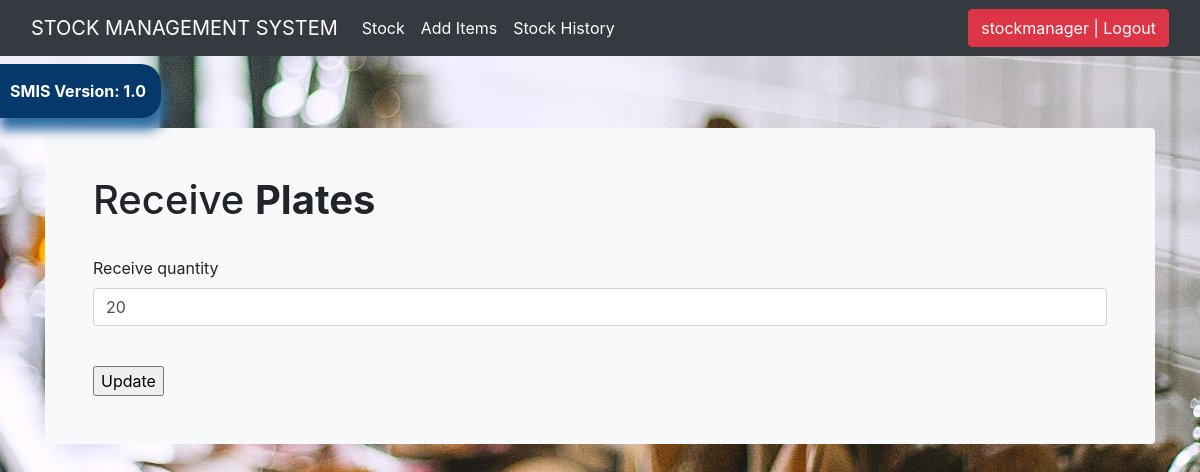
Before: /receive_item/1/ (signed in) with the older database file.
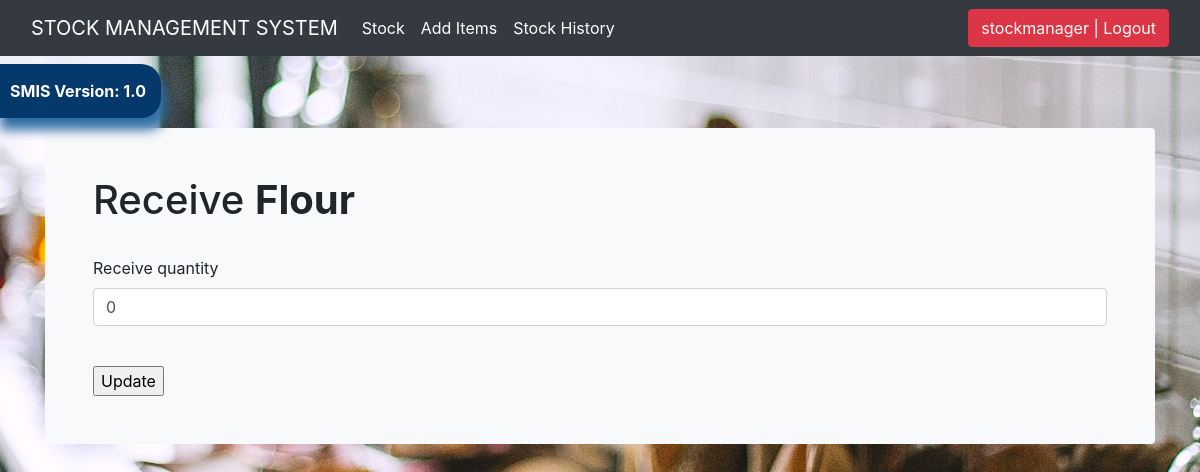
After: the same page with the newer database file.
### stockmgmt/models.py (models this page shows, shortened)
class Stock(models.Model):
    category = models.ForeignKey(
        Category, max_length=50, null=True, on_delete=models.CASCADE)
    item_name = models.CharField(max_length=50, null=True)
    quantity = models.IntegerField(default='0', null=True)
    receive_quantity = models.IntegerField(
        default='0', blank=True, null=True)
    receive_by = models.CharField(max_length=50, blank=True, null=True)
    issue_quantity = models.IntegerField(
        default='0', blank=True, null=True)
    issue_by = models.CharField(max_length=50, blank=True, null=True)
    issue_to = models.CharField(max_length=50, blank=True, null=True)
    phone_number = models.CharField(max_length=50, blank=True, null=True)
    created_by = models.CharField(max_length=50, blank=True, null=True)
    reorder_level = models.IntegerField(default='0', blank=True, null=True)
    timestamp = models.DateTimeField(auto_now_add=True, null=True, blank=True)
    last_updated = models.DateTimeField(auto_now=True, null=True)
    export_to_CSV = models.BooleanField(default=False)

### stockmgmt/views.py (the view, shortened to what this page needs)
# urls.py: path('receive_item/<str:pk>/', receive_item, name="receive_item"),
@login_required
def receive_item(request, pk):
    title = 'Receive'
    item = Stock.objects.get(id=pk)
    form = ReceiveForm(request.POST or None, instance=item)
    context = {
        'title': title,
        'item': item,
        'form': form,
    }
    return render(request, 'receive_item.html', context)

### stockmgmt/forms.py
class ReceiveForm(forms.ModelForm):
    class Meta:
        model = Stock
        fields = ['receive_quantity']

### stockmgmt/templates/receive_item.html (shortened to what this page needs)
{% extends 'base.html' %}
{% load static %}
{% load crispy_forms_tags %}
{% block content %}
<body>
    <main class="container">
        <div class="bg-light p-5 rounded">
            <h1>{{ title }} <strong>{{item.item_name}}</strong></h1>
            <br>
            <form method='POST' action=''>
                {{ form | crispy }}
                <br>
                <input type="submit" value='Update' />
            </form>
        </div>
    </main>
</body>
{% endblock %}

Changed rows visible on the page:
changed Stock: item_name "Plates" → "Flour"; receive_quantity "20" → "0"
